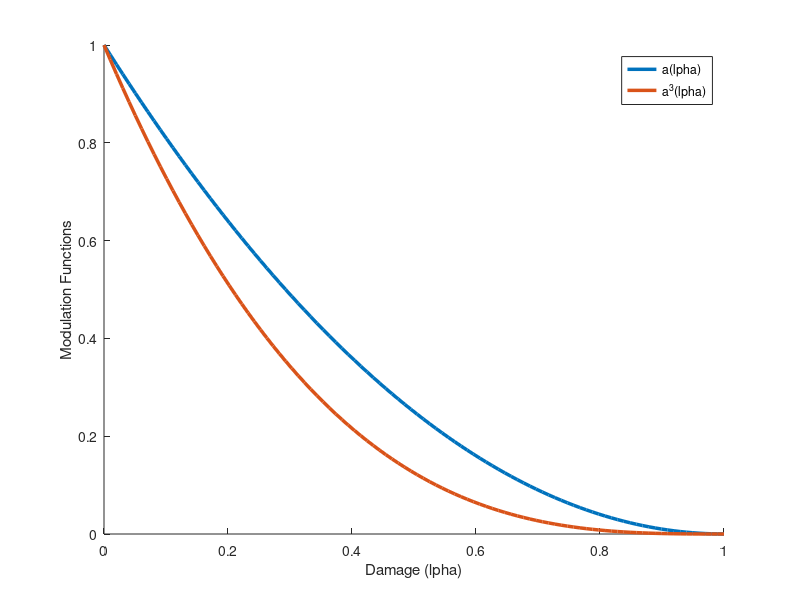

Reproduce this figure in MATLAB. (Note: this script raises an error after producing the figure.)

%% 
alpha = linspace(0,1,100);

a = (1-alpha).^2;
b = (1-alpha).^3;

figure(1)
hold on 
h1 = plot(alpha, a, 'LineWidth', 2.5)
h2 = plot(alpha, b, 'LineWidth', 2.5)
legend([h1, h2], "a(\alpha)", "a^3(\alpha)")
xlabel("Damage (\alpha)")
ylabel("Modulation Functions")

ax = gca; 
ax.FontSize = 25;

%% 
alpha = linspace(0,1,100);

a = (1-alpha).^2;
a3 = (1-alpha).^6;

figure(1)
hold on 
h1 = plot(alpha, a, 'LineWidth', 2.5)
h2 = plot(alpha, a3, 'LineWidth', 2.5)
legend([h1, h2], "a(\alpha)", "a^6(\alpha)")
xlabel("Damage")
ylabel("Modulation Functions")

ax = gca; 
ax.FontSize = 25;
%% New 
% undamaged (0) to damaged (1)
alpha = linspace(0,1,100);

a = (1-alpha).^2;
b = (1-alpha).^3;

figure(3)
plot(alpha, b, "--")

alpha_t = 0.1;

for i = 1:length(b)
    if alpha_t >= alpha(i)
        b(i) = 0;
    end   
end

figure(3)
hold on 
title("Criterion switched: alpha_t = 0.1")
h1 = plot(alpha, a, 'LineWidth', 2.5)
h2 = plot(alpha, b, 'LineWidth', 2.5)
legend([h1, h2], "a(alpha)", "b(alpha)")
xlabel("Damage")
